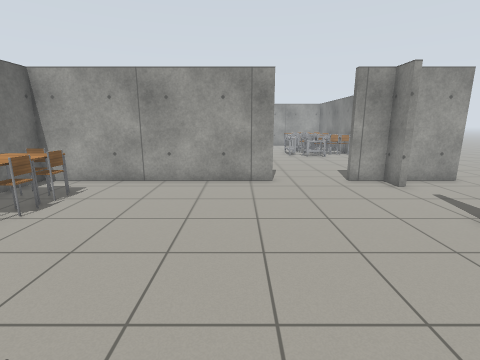
View 1 (above)

15 first-person views from a walk through a robot-simulator world made for Gazebo. The camera is 1.3 m above the floor, tilts 12° down and sees 85° across. The floor is counted in squares, 0.5 m on a side. Each view is taken from the middle of a square. On the plan, view 1 faces up. The plan holds only what a view shows up to about 18 squares ahead; the rest is blank. Simple patterns stand in for the simulator's built-in surfaces.

View 2
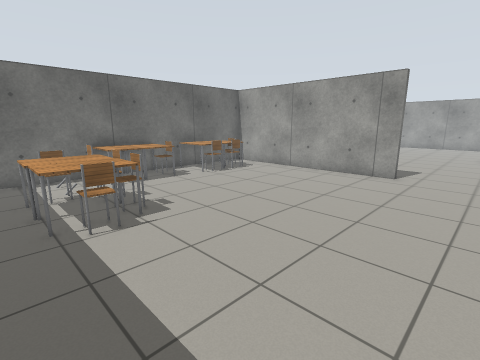

View 3
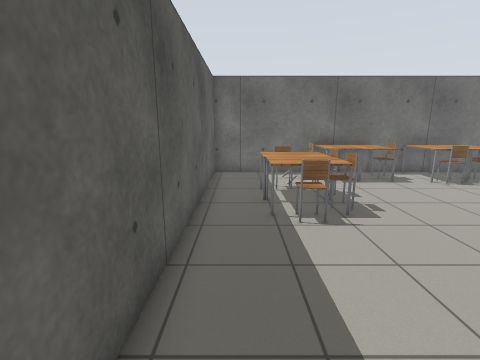

View 4
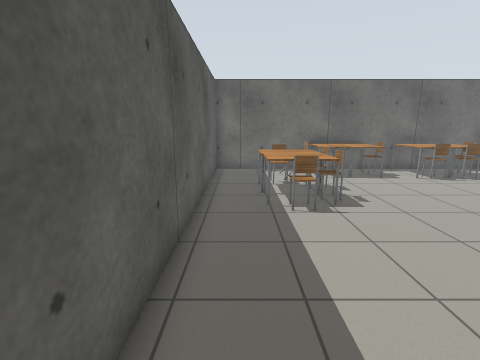

View 5
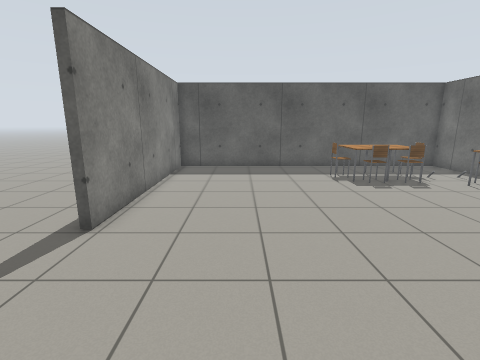

View 6
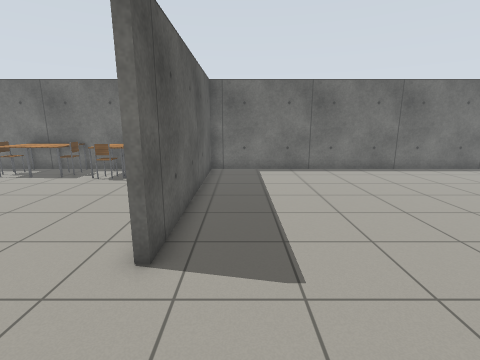

View 7
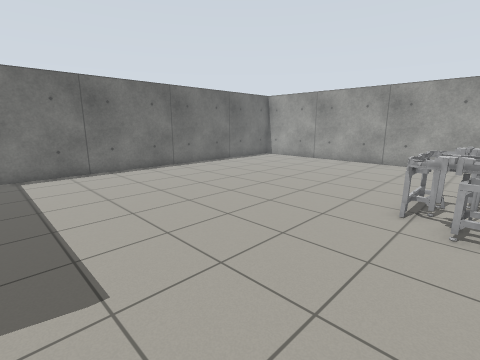

View 8
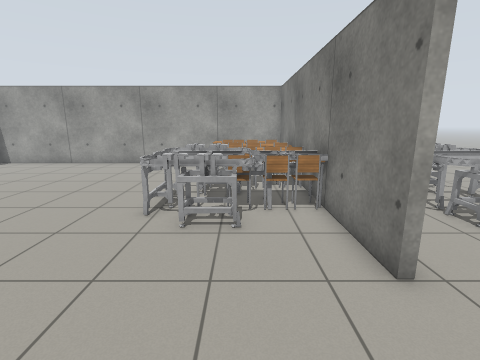

View 9
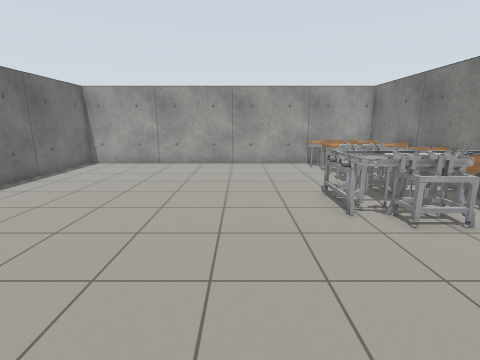

View 10
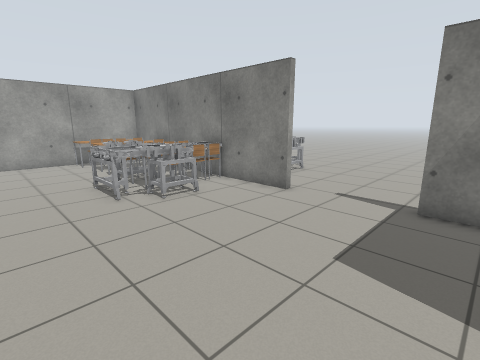

View 11
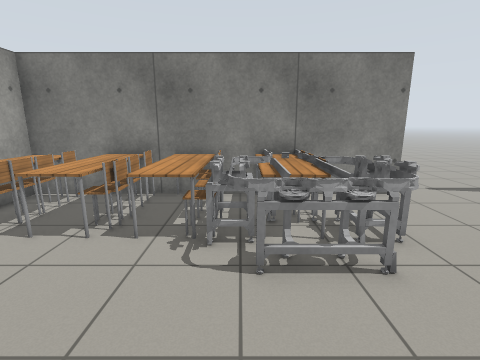

View 12
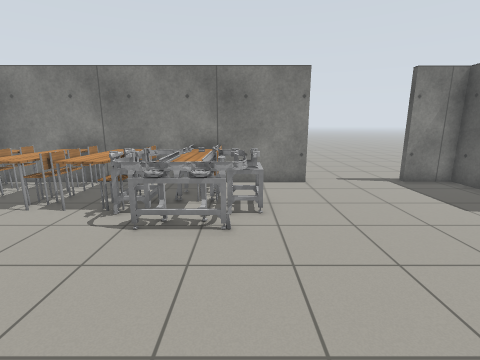

View 13
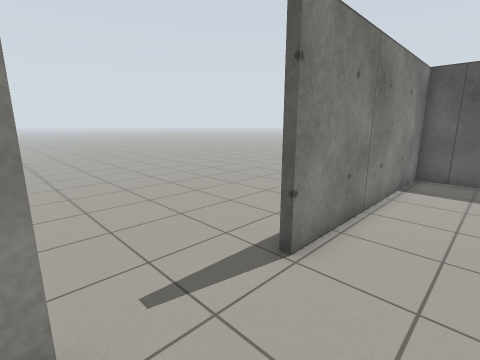

View 14
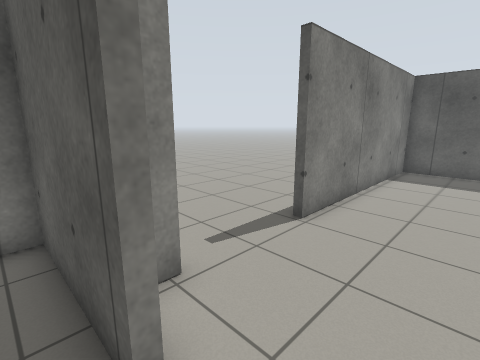

View 15
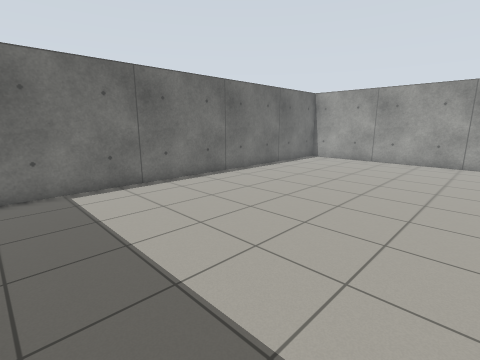

### Floor plan
Ten units are one square. View 1 is at (0, 0); x grows to the right and y downward. Boxes are objects, and circles mark ways between rooms. Rooms are numbered by the first view taken in them; rooms with no view inside come last. Other rooms are left out.
<svg viewBox="-100 -332 205 371">
<path fill="none" stroke="#000" d="M16 -120 -92 -120 -92 -44M-92 -26 -92 34 67 34 67 -68M67 -108 67 -120 51 -120M97 -190 97 -327 -92 -327 -92 -123 16 -123M51 -120 51 -123 97 -123 97 -145"/>
<rect x="-95" y="-35" width="30" height="20" fill="#bbb"><title>table</title></rect>
<rect x="-95" y="-45" width="30" height="10" fill="#bbb"><title>table</title></rect>
<rect x="-85" y="-25" width="10" height="20" fill="#bbb"><title>chair</title></rect>
<rect x="-85" y="-55" width="20" height="10" fill="#bbb"><title>chair</title></rect>
<rect x="-85" y="-85" width="10" height="20" fill="#bbb"><title>table</title></rect>
<rect x="-85" y="-105" width="20" height="20" fill="#bbb"><title>table</title></rect>
<rect x="-85" y="-105" width="10" height="10" fill="#bbb"><title>chair</title></rect>
<rect x="-75" y="-85" width="10" height="20" fill="#bbb"><title>chair</title></rect>
<rect x="-75" y="-95" width="10" height="10" fill="#bbb"><title>chair</title></rect>
<rect x="-65" y="-5" width="10" height="10" fill="#bbb"><title>other object</title></rect>
<rect x="-55" y="-5" width="20" height="20" fill="#bbb"><title>table</title></rect>
<rect x="-55" y="-5" width="10" height="10" fill="#bbb"><title>chair</title></rect>
<rect x="-55" y="-15" width="20" height="10" fill="#bbb"><title>chair</title></rect>
<rect x="-35" y="-15" width="20" height="30" fill="#bbb"><title>table</title></rect>
<rect x="-35" y="-15" width="10" height="10" fill="#bbb"><title>chair</title></rect>
<rect x="-25" y="-5" width="10" height="10" fill="#bbb"><title>chair</title></rect>
<rect x="35" y="-255" width="40" height="40" fill="#bbb"><title>other object</title></rect>
<rect x="55" y="-245" width="40" height="20" fill="#bbb"><title>table</title></rect>
<rect x="55" y="-265" width="10" height="10" fill="#bbb"><title>chair</title></rect>
<rect x="55" y="-275" width="40" height="10" fill="#bbb"><title>table</title></rect>
<rect x="55" y="-305" width="40" height="20" fill="#bbb"><title>table</title></rect>
<rect x="55" y="-315" width="10" height="10" fill="#bbb"><title>chair</title></rect>
<rect x="55" y="-325" width="40" height="10" fill="#bbb"><title>table</title></rect>
<rect x="65" y="-235" width="10" height="10" fill="#bbb"><title>chair</title></rect>
<rect x="65" y="-255" width="10" height="10" fill="#bbb"><title>other object</title></rect>
<rect x="65" y="-265" width="20" height="10" fill="#bbb"><title>chair</title></rect>
<rect x="65" y="-285" width="10" height="10" fill="#bbb"><title>chair</title></rect>
<rect x="65" y="-315" width="10" height="10" fill="#bbb"><title>chair</title></rect>
<rect x="75" y="-235" width="10" height="10" fill="#bbb"><title>chair</title></rect>
<rect x="75" y="-285" width="10" height="10" fill="#bbb"><title>chair</title></rect>
<rect x="75" y="-315" width="10" height="10" fill="#bbb"><title>chair</title></rect>
<rect x="85" y="-235" width="10" height="10" fill="#bbb"><title>chair</title></rect>
<rect x="85" y="-265" width="10" height="10" fill="#bbb"><title>other object</title></rect>
<rect x="85" y="-285" width="10" height="10" fill="#bbb"><title>chair</title></rect>
<rect x="85" y="-315" width="10" height="10" fill="#bbb"><title>chair</title></rect>
<circle cx="35" cy="-120" r="3" fill="#2a7"/>
<text x="-10" y="-50">1</text>
<text x="10" y="-220">2</text>
</svg>
Room 1 opens to room 2.

Where each view was taken, in squares from view 1:
view 1: 0 up, 0 right, facing up
view 2: 2 down, 5 right, facing up-left
view 3: 2 down, 5 right, facing left
view 4: 2 down, 6 right, facing left
view 5: 13 up, 3 right, facing down
view 6: 14 up, 6 right, facing left
view 7: 14 up, 6 right, facing up-left
view 8: 15 up, 7 right, facing up
view 9: 15 up, 1 right, facing up
view 10: 13 up, 1 right, facing up-right
view 11: 25 up, 0 right, facing right
view 12: 22 up, 2 left, facing right
view 13: 11 up, 4 right, facing down-right
view 14: 13 up, 3 right, facing down-right
view 15: 13 up, 2 right, facing up-left
